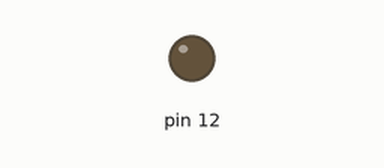
Recording of a sketch running on a simulated Arduino Uno, built with avr-gcc and run on an emulated ATmega328P. On the bench: output pins drawn as LEDs (lit = HIGH).

Above: at 4.0 s.
At 12.0 s:
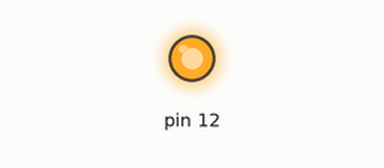
Timing chart, 0 to 20.8 s (numbered marks = the images above):
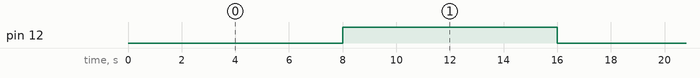

Measured:
- by itself, pin 12: alternates HIGH for 8.0 s and LOW for 8.0 s

The sketch:

jdq.ino
```cpp
void setup() {
  pinMode(12, OUTPUT);
  Serial.begin(9600); //设置串口波特率9600
}

void loop() {
      digitalWrite(12, LOW);
      delay(8000);

      digitalWrite(12, HIGH);
      delay(8000);
}
```
